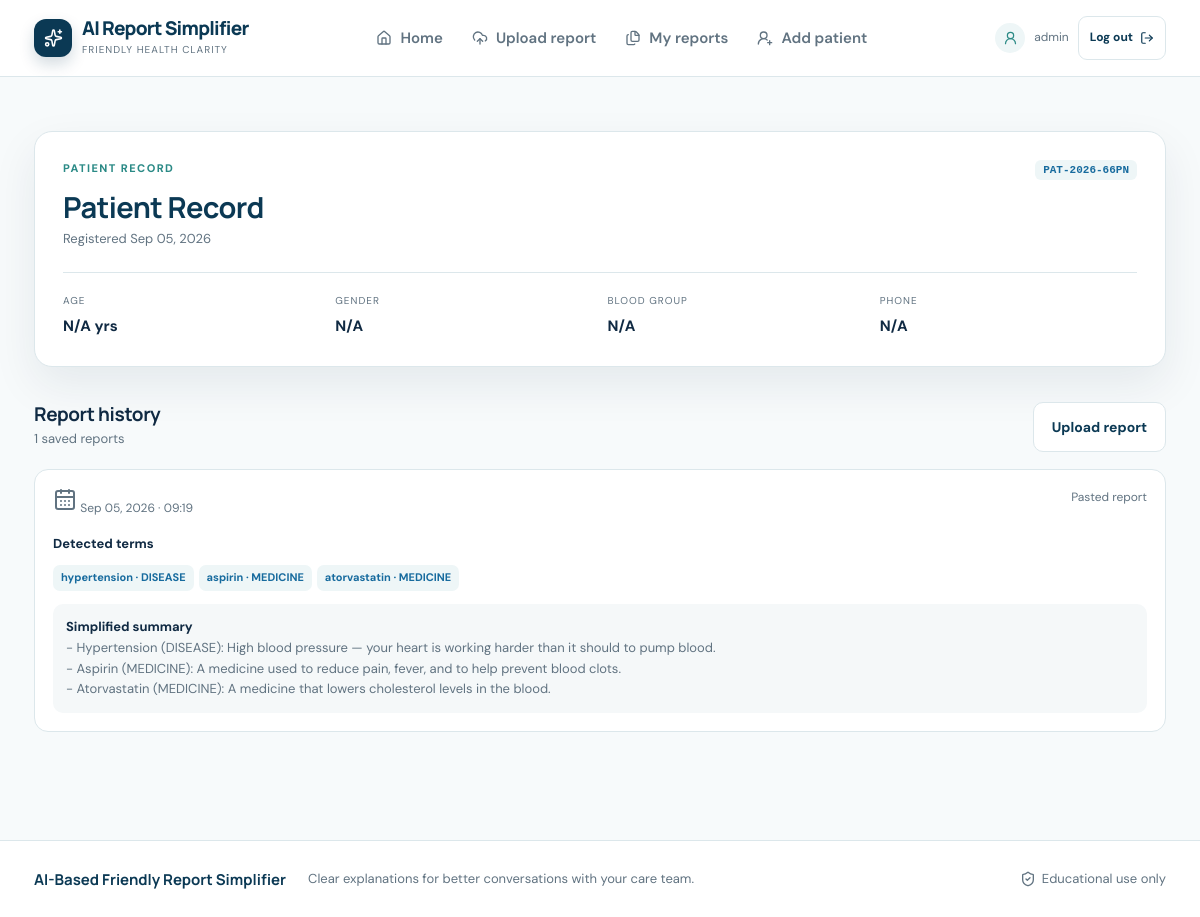
The page /patients/7 (signed in) on the database its author committed.
### database/models.py (models this page shows, shortened)
class Patient(db.Model):
    __tablename__ = "patients"
    id = db.Column(db.Integer, primary_key=True)
    patient_code = db.Column(
        db.String(30), unique=True, nullable=False, index=True, default=generate_patient_code
    )
    full_name = db.Column(db.String(120), nullable=False)
    age = db.Column(db.Integer, nullable=True)
    gender = db.Column(db.String(20), nullable=True)
    blood_group = db.Column(db.String(10), nullable=True)
    contact_email = db.Column(db.String(120), nullable=True)
    contact_phone = db.Column(db.String(30), nullable=True)
    created_at = db.Column(db.DateTime, default=utc_now)
    updated_at = db.Column(db.DateTime, default=utc_now, onupdate=utc_now)
    reports = db.relationship(
        "MedicalReport", backref="patient", lazy=True, cascade="all, delete-orphan"
    )

class MedicalReport(db.Model):
    __tablename__ = "medical_reports"
    id = db.Column(db.Integer, primary_key=True)
    patient_id = db.Column(db.Integer, db.ForeignKey("patients.id"), nullable=True)
    filename = db.Column(db.String(255), nullable=True)
    file_path = db.Column(db.String(500), nullable=True)
    extracted_text = db.Column(db.Text, nullable=True)
    simplified_text = db.Column(db.Text, nullable=True)
    created_at = db.Column(db.DateTime, default=utc_now)
    entities = db.relationship(
        "MedicalEntity", backref="report", lazy=True, cascade="all, delete-orphan"
    )
    recommendations = db.relationship(
        "Recommendation", backref="report", lazy=True, cascade="all, delete-orphan"
    )

class MedicalEntity(db.Model):
    __tablename__ = "medical_entities"
    id = db.Column(db.Integer, primary_key=True)
    report_id = db.Column(db.Integer, db.ForeignKey("medical_reports.id"), nullable=False)
    entity_text = db.Column(db.String(255), nullable=False)
    entity_label = db.Column(db.String(100), nullable=True)
    explanation = db.Column(db.Text, nullable=True)

### routes/patient_routes.py (the view)
@patient_bp.route("/<int:patient_id>", methods=["GET"])
@login_required
def view_patient(patient_id):
    patient = db.get_or_404(Patient, patient_id)
    return render_template("patient_detail.html", patient=patient)

### app.py (called while the page is built)
@app.after_request
def prevent_authenticated_page_cache(response):
    if not request.path.startswith("/static/"):
        response.headers["Cache-Control"] = "no-store, no-cache, must-revalidate, max-age=0"
        response.headers["Pragma"] = "no-cache"
    return response

### routes/auth_routes.py (called while the page is built)
def login_required(view):
    @wraps(view)
    def wrapped_view(*args, **kwargs):
        if not session.get("authenticated"):
            return redirect(url_for("auth.login", next=request.path))
        return view(*args, **kwargs)
    return wrapped_view

### templates/patient_detail.html (shortened to what this page needs)
{% extends "base.html" %}
{% block content %}
<div class="page-shell">
    <div class="surface patient-card"><div class="patient-header"><div><div class="eyebrow">Patient record</div><h1>{{ patient.full_name }}</h1><div class="patient-meta">Registered {{ patient.created_at.strftime('%b %d, %Y') if patient.created_at else 'N/A' }}</div></div><span class="code-pill">{{ patient.patient_code }}</span></div><div class="info-grid"><div class="info-item"><label>Age</label><span>{{ patient.age or 'N/A' }} yrs</span></div><div class="info-item"><label>Gender</label><span>{{ patient.gender or 'N/A' }}</span></div><div class="info-item"><label>Blood group</label><span>{{ patient.blood_group or 'N/A' }}</span></div><div class="info-item"><label>Phone</label><span>{{ patient.contact_phone or 'N/A' }}</span></div></div></div>
    <div class="section-head" style="margin-top:35px"><div><h2>Report history</h2><span class="section-kicker">{{ patient.reports|length }} saved reports</span></div><a class="btn-secondary" href="/dashboard">Upload report</a></div>
    {% if patient.reports %}{% for report in patient.reports %}<article class="report-item"><div class="report-item-header"><span><i data-lucide="calendar-days"></i> {{ report.created_at.strftime('%b %d, %Y · %H:%M') if report.created_at else '' }}</span><span>{{ report.filename or 'Pasted report' }}</span></div><div style="margin-top:13px"><strong style="font-size:13px">Detected terms</strong><div>{% for entity in report.entities %}<span class="entity-tag">{{ entity.entity_text }} · {{ entity.entity_label }}</span>{% else %}<span class="section-kicker">No terms recorded</span>{% endfor %}</div></div><div class="summary-box"><strong style="color:var(--ink)">Simplified summary</strong><br>{{ report.simplified_text or 'No summary text generated.' }}</div></article>{% endfor %}{% else %}<div class="surface empty-state"><i data-lucide="file-plus-2"></i><h3>No reports yet</h3><p>Upload a report to begin this patient’s history.</p><a class="btn-primary" href="/dashboard">Upload a report</a></div>{% endif %}
</div>
{% endblock %}

### static/css/style.css (style rules this page uses)
:root { --ink:#102a43; --navy:#0b3954; --blue:#176b9e; --teal:#2b8a86; --mist:#eef6f7; --canvas:#f7fafb; --paper:#fff; --line:#dce7eb; --muted:#617381; --success:#2f7d61; --amber:#a56b1f; --danger:#b45c61; --shadow:0 18px 45px rgba(16,42,67,.08); --radius:18px; }
* { box-sizing:border-box; }
html { scroll-behavior:smooth; }
body { margin:0; background:var(--canvas); color:var(--ink); font:15px/1.6 'DM Sans',sans-serif; }
h1,h2,h3,h4 { font-family:'Manrope',sans-serif; letter-spacing:-.02em; line-height:1.15; margin:0; }
a { color:inherit; }
.nav-wrap,.footer-wrap,.page-shell { max-width:1180px; margin:0 auto; padding-left:24px; padding-right:24px; }
.nav-cta,.btn-primary,.btn-secondary { display:inline-flex; align-items:center; justify-content:center; gap:9px; border-radius:10px; text-decoration:none; font-weight:700; transition:transform .2s, box-shadow .2s, background .2s; cursor:pointer; }
.page-shell { padding-top:54px; padding-bottom:35px; }
.eyebrow { color:var(--teal); text-transform:uppercase; letter-spacing:.13em; font-size:11px; font-weight:800; margin-bottom:13px; }
.btn-primary,.btn-secondary { border:0; padding:13px 18px; font-size:14px; }
.btn-secondary { border:1px solid var(--line); background:#fff; color:var(--navy); }
.surface { background:var(--paper); border:1px solid var(--line); border-radius:var(--radius); box-shadow:var(--shadow); padding:28px; }
.section-head { display:flex; justify-content:space-between; align-items:center; gap:12px; margin-bottom:17px; }
.section-head h2 { font-size:19px; }
.section-kicker { color:var(--muted); font-size:13px; }
.code-pill { background:var(--mist); color:var(--blue); padding:4px 8px; border-radius:6px; font:700 11px monospace; }
.patient-card { padding:28px; }
.patient-header { display:flex; justify-content:space-between; gap:20px; align-items:flex-start; }
.patient-header h1 { font-size:29px; color:var(--navy); }
.patient-meta { color:var(--muted); font-size:13px; margin-top:5px; }
.info-grid { display:grid; grid-template-columns:repeat(4,1fr); gap:15px; border-top:1px solid var(--line); margin-top:22px; padding-top:20px; }
.info-item label { color:var(--muted); display:block; font-size:10px; text-transform:uppercase; letter-spacing:.1em; }
.info-item span { display:block; font-weight:700; margin-top:5px; }
.report-item { border:1px solid var(--line); border-radius:14px; padding:18px; margin-bottom:13px; background:#fff; }
.report-item-header { display:flex; justify-content:space-between; gap:12px; color:var(--muted); font-size:12px; }
.summary-box { background:#f5f8f9; border-radius:10px; padding:13px; margin-top:13px; white-space:pre-line; color:var(--muted); font-size:13px; }
.entity-tag { display:inline-block; background:var(--mist); color:var(--blue); padding:4px 8px; border-radius:7px; font-size:11px; font-weight:700; margin:10px 5px 0 0; }

### rows shown on the page
Patient: full_name "Patient Record", created_at "Sep 05, 2026", patient_code "PAT-2026-66PN", age "N/A", gender "N/A", blood_group "N/A", contact_phone "N/A"
MedicalReport: created_at "Sep 05, 2026 · 09:19", filename "Pasted report", simplified_text "- Hypertension (DISEASE): High blood pressure — your heart is working harder than it should to pump blood. - Aspirin (MEDICINE): A medicine used to reduce pain, fever, and to help prevent blood clots. - Atorvastatin (MEDICINE): A medicine that lowers cholesterol levels in the blood."
MedicalEntity: entity_text "hypertension", entity_label "DISEASE"
MedicalEntity: entity_text "aspirin", entity_label "MEDICINE"
MedicalEntity: entity_text "atorvastatin", entity_label "MEDICINE"

### other values the page prints
{{ session.get('user_email', 'Workspace user') }} "admin"
{{ patient.reports|length }} "1"
